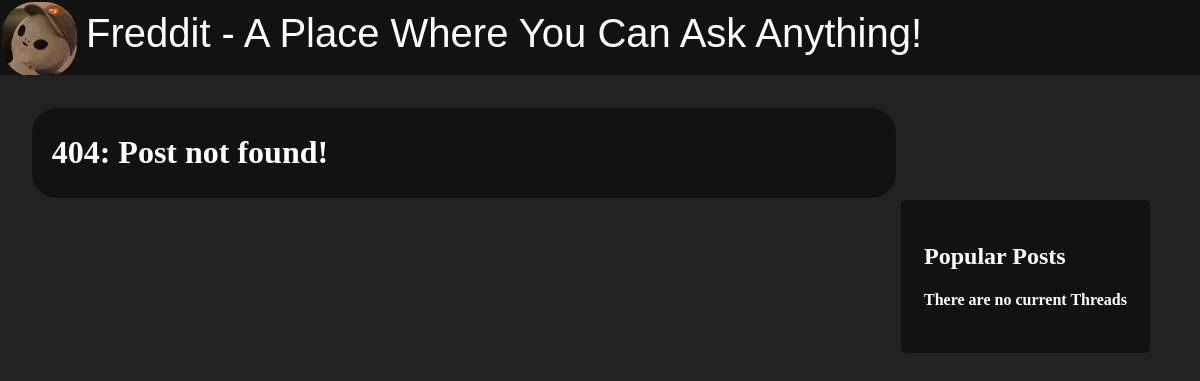
Before: /freddit/thread/freddie/ with the older database file.
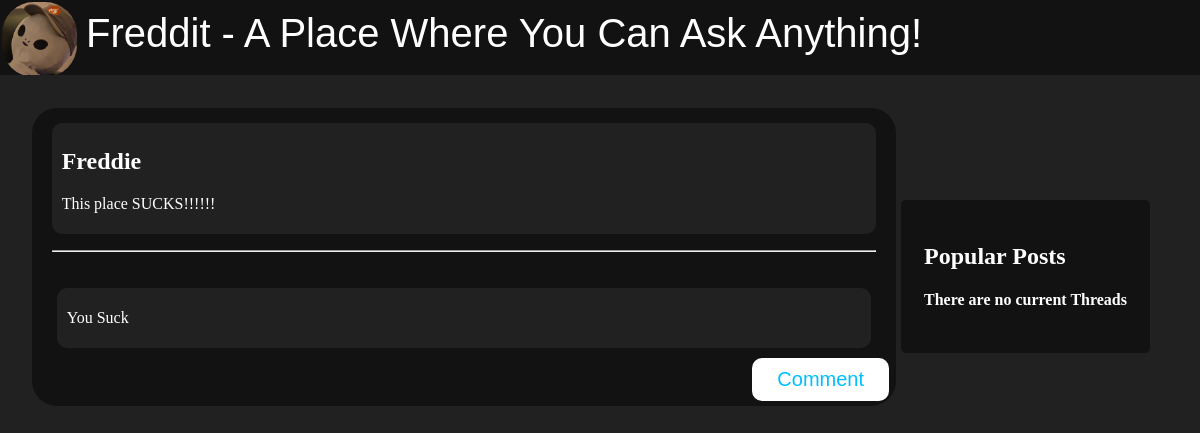
After: the same page with the newer database file.
### freddit/models.py (models this page shows, shortened)
class Thread(models.Model):
    topic = models.CharField(max_length=200)
    inform = models.TextField()
    likes = models.IntegerField(default=0)
    views = models.IntegerField(default=0)
    slug = models.SlugField()

class Comment(models.Model):
    thread = models.ForeignKey(Thread, on_delete=models.CASCADE)
    comment = models.TextField()
    likes = models.IntegerField(default=0)

### freddit/views.py (the view)
# urls.py: path('thread/<slug:thread_slug>/', views.view_thread, name="thread_post"),
def view_thread(request, thread_slug):
    context_dict = {}
    try:
        thread = Thread.objects.get(slug=thread_slug)
        comments = Comment.objects.filter(thread=thread)
        context_dict['thread'] = thread
        context_dict['comments'] = comments
    except Thread.DoesNotExist:
        context_dict['thread'] = None
        context_dict['comments'] = None
    return render(request, 'freddit/thread.html', context_dict)

### templates/freddit/thread.html
{% extends 'freddit/base.html' %}
{% load static %}
{% block body_block %}
<div class="parent_post">
    {% if thread %}
        <div class="op_post">
            <h2 id="post_topic">{{thread.topic}}</h2>
            <p id="post_info">{{thread.inform}}</p>
        </div>
        <br>
        <hr>
        <br>
        {% if comments %}
            {% for comment in comments %}
                <div class="sub_post">
                    <p>{{comment.comment}}</p>
                </div>
            {% endfor %}
        {% else %}
            <p id="no_comment_yet">There are currently no responses. Be the first to respond!</p>
        {% endif %}
        <div>
            <form action="{% url 'add_comment' thread.slug %}">
                <input class= "button2" type="submit" value="Comment" />
            </form>
        </div>
    {% else %}
        <h1>404: Post not found!</h1>
    {% endif %}
 </div>
{% endblock %}

### templates/freddit/base.html (shortened to what this page needs)
<!DOCTYPE html>
{% load static %}
<html lang="en">
    <head>
        <link rel="stylesheet" href="{% static 'css/base.css' %}">
    </head>
    <body>
        <div class="banner">
            <img src="{% static 'images/fred.jpg' %}" alt='Image of Fred'>
            <form action="/freddit">
                <input class= "banner_button" type="submit" value="Freddit - A Place Where You Can Ask Anything!" />
            </form>
        </div>
        <div class="sidebar">
            <h2>Popular Posts</h2>
                {% if threads %}
                    <ul>
                        {% for thread in threads %}
                            <li><a href="/freddit/thread/{{thread.slug}}">{{thread.topic}}</li></a>
                        {% endfor %}
                    </ul>
                {% else %}
                    <h4>There are no current Threads</h4>
                {% endif %}
        </div>
        <div class="content">
            {% block body_block %}
            {% endblock %}
        </div>
    </body>
    </html>

### static/css/base.css (style rules this page uses)
body { background-color: #212121; }
.button2 { position: relative; left: 85%; font-size: 20px; border-radius: 10px; padding: 10px 25px; cursor: pointer; border: none; background-color: #fff; color: deepskyblue; transition-duration: 0.4s; }
.banner { display: inline; background-color: #121212; position: fixed; top: 0px; left: 0px; overflow: hidden; width: 100%; }
.banner img { position: relative; top: 2px; left: 2px; width: 75px; height: 75px; border-radius: 32px; float: left; }
.banner_button { position: relative; top: 10px; left: 5px; font-family: Arial, Helvetica, sans-serif; font-size: 40px; color: #fff; background-color: rgba(0,0,0,0); border: 0px; }
.sidebar { color: #fff; position: fixed; right: 50px; top: 200px; background-color: #121212; border: 3px solid #121212; border-radius: 5px; padding: 20px; }
.content { border-radius: 25px; margin-left: 2%; margin-right: 25%; padding: 5px 20px; background-color: #121212; position: relative; top: 100px; }
.parent_post { color: white; width: 100%; }
.op_post { position: relative; top: 10px; background-color: #212121; border-radius: 10px; padding: 5px 10px; }
.sub_post { margin: 10px 5px; background-color: #212121; padding: 5px 10px; border-radius: 10px; }

Changed rows visible on the page:
added Thread: topic "Freddie", inform "This place SUCKS!!!!!!"
added Comment: comment "You Suck"
Other visible differences:
form field value: (not shown) → "Comment"
text no longer shown: "404: Post not found!"
